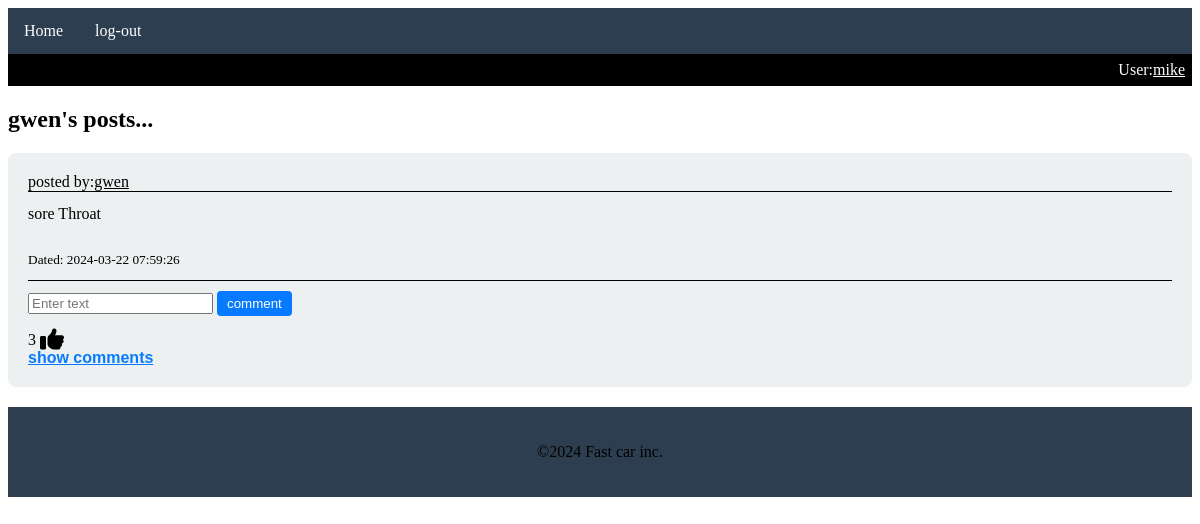
/posts/gwen (signed in), run on the app's committed database.
### website/models.py (models this page shows)
class User(db.Model, UserMixin):
    id=db.Column(db.Integer, primary_key=True)
    email=db.Column(db.String(150), unique=True)
    username=db.Column(db.String(150), unique=True)
    password=db.Column(db.String(150)) # hashed password
    date_created=db.Column(db.DateTime(timezone=True), default=func.now())
    posts=db.relationship('Post', backref='user', passive_deletes=True)
    comments=db.relationship('Comment', backref='user', passive_deletes=True)
    likes=db.relationship('Like', backref='user', passive_deletes=True)

class Post(db.Model):
    id=db.Column(db.Integer, primary_key=True)
    text=db.Column(db.Text, nullable=False)
    date_created=db.Column(db.DateTime(timezone=True), default=func.now())
    author=db.Column(db.Integer, db.ForeignKey('user.id', ondelete='CASCADE'), nullable=False)
    comments=db.relationship('Comment', backref='post', passive_deletes=True)
    likes=db.relationship('Like', backref='post', passive_deletes=True)

### website/views.py (the view)
@views.route("/posts/<username>")
@login_required
def user_posts(username):
    user_exists=User.query.filter_by(username=username).first()
    if not user_exists:
        flash("User doesn't exist", category='error')
        return redirect(url_for('views.home'))
    posts=user_exists.posts
    return render_template("posts.html", posts=posts, user=current_user, username=username)

### website/__init__.py (called while the page is built)
def create_app():
    app=Flask(__name__)
    app.config['SECRET_KEY']="PROCRASTINATION"
    app.config['SQLALCHEMY_DATABASE_URI']= f'sqlite:///{DB_NAME}'
    db.init_app(app)
    from .views import views
    from .auth import auth
    app.register_blueprint(views, url_prefix="/")
    app.register_blueprint(auth, url_prefix="/")
    from .models import User, Post, Comment, Like
    create_database(app)
    login_manager=LoginManager()
    login_manager.login_view= 'auth.login'
    login_manager.init_app(app)
    '''
    This sets the callback for reloading a user from the session.
    The function you set should take a user ID (a str) and return a user object,
    or None if the user does not exist.
    '''
    @login_manager.user_loader
    def load_user(id):
        return User.query.get(int(id))
    return app

### website/templates/posts.html (shortened to what this page needs)
{% extends "posts_div.html"%}
{% block content %}
<h2>{{username}}'s posts...</h2>
{{ super() }}
{% endblock %}

### website/templates/posts_div.html (shortened to what this page needs)
{% extends "base.html" %}
{% block content %}
<div id="posts">
    {% for post in posts%}
    <div class="card">
        <div class="card-header">
            posted by: <a href="/posts/{{post.user.username}}">{{post.user.username}}</a>
        </div>
        <div class="card-content">
            {{post.text}}
            <br><br>
            <small>Dated: {{post.date_created}}</small>
        </div>
        <div class="card-footer">
            <form class="comment-form" method='POST' action="/create-comment/{{post.id}}">
                <input type="text" id="text" name="text" placeholder="Enter text" required/>
                <button class="comment-btn" type="submit">comment</button>
            </form>
            <div>
                <span id="likes-count-{{post.id}}">{{post.likes|length}}</span>
                {% if user.id in post.likes|map(attribute='author')|list %}
                    <i class="fa-solid fa-thumbs-up fa-xl" id="like-button-{{post.id}}" onclick="likePost({{post.id}})"></i>
                {% else %}
                    <i class="fa-regular fa-thumbs-up fa-xl" id="like-button-{{post.id}}" onclick="likePost({{post.id}})"></i>
                {% endif %}
            </div>
            <div>
                <label for="toggle-comments-{{post.id}}" class="toggle-label">show comments</label>
            </div>
        </div>
    </div>
    {% endfor %}
</div>
{% endblock %}

### website/templates/base.html (shortened to what this page needs)
<!DOCTYPE html>
<html lang="en">
<head>
</head>
<body>
    <nav>
        <ul class="navbar">
            <li><a href="/home">Home</a></li>
            {% if user.is_authenticated %}
                <li><a href="/logout">log-out</a></li>
            {% else %}
                <li><a href="/signup">Sign-up</a></li>
                <li><a href="/login">log-in</a></li>
            {% endif %}
        </ul>
    </nav>
    {% if user.is_authenticated %}
        <div class="User-bar">
            User: <a href="/posts/{{user.username}}">{{user.username}}</a>
        </div>
    {% endif %}
    <div>
        {% block content %}<br>base_template_content<br>{% endblock %}
    </div>
        <footer>
            {% block footer%}
            <p>&copy;2024 Fast car inc.<p>
            {% endblock %}
        </footer>
</body>
</html>

### website/templates/posts_div.html (style rules this page uses)
.card { background-color: #ECF0F1; border-radius: 8px; padding: 20px; margin-bottom: 20px; }
.card-header { border-bottom: 1px solid #000; margin-bottom: 10px; display: flex; }
button { color: white; padding: 5px 10px; border: none; border-radius: 4px; margin-left: auto; margin-bottom: 5px; cursor: pointer; }
.comment-btn { background-color: #077bff; }
.card-content { color: #000; line-height: 1.5; margin-bottom: 10px; }
.card-footer { border-top: 1px solid #000; margin-top: 10px; color: black; }
a, a:visited { text-decoration:underline; color: black; }
.comment-form { margin:auto; margin-left: -10px; border: none; }
.toggle-label { font-family:Arial, Helvetica, sans-serif; cursor: pointer; color: #077bff; font-size: 16px; font-weight: bold; text-decoration: underline; transition: color 0.3s; }

### website/templates/base.html (style rules this page uses)
footer { background-color: #2C3E50; text-align: center; padding: 20px; }
.navbar { list-style-type: none; background-color: #2C3E50; padding: 0; margin: 0; overflow: hidden; }
.navbar li { float: left; }
.navbar a { display: block; padding: 14px 16px; color: white; text-decoration: none; text-align: center; }
.user-bar { background-color: black; color: white; padding: 7px; display: flex; justify-content:flex-end; }
.user-bar a { text-decoration:underline; color: white; }
form { margin-top: 50px; border: 3px solid black; border-radius: 4px; padding-top: 10px; padding-left: 10px; padding-bottom: 10px; }

### data on the page
User: username "mike"
User: username "gwen"
Post: user.username "gwen", text "sore Throat", date_created "2024-03-22 07:59:26", likes|length "3"
